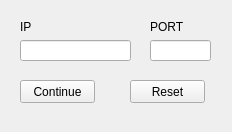
<?xml version="1.0" encoding="UTF-8"?>
<ui version="4.0">
 <class>Dialog</class>
 <widget class="QMainWindow" name="Dialog">
  <property name="geometry">
   <rect>
    <x>0</x>
    <y>0</y>
    <width>232</width>
    <height>132</height>
   </rect>
  </property>
  <property name="minimumSize">
   <size>
    <width>232</width>
    <height>132</height>
   </size>
  </property>
  <property name="maximumSize">
   <size>
    <width>232</width>
    <height>132</height>
   </size>
  </property>
  <property name="windowTitle">
   <string>IP Config</string>
  </property>
  <widget class="QWidget" name="centralwidget">
   <widget class="QLabel" name="PORT">
    <property name="geometry">
     <rect>
      <x>150</x>
      <y>20</y>
      <width>47</width>
      <height>13</height>
     </rect>
    </property>
    <property name="text">
     <string>PORT</string>
    </property>
   </widget>
   <widget class="QLabel" name="IP">
    <property name="geometry">
     <rect>
      <x>20</x>
      <y>20</y>
      <width>47</width>
      <height>13</height>
     </rect>
    </property>
    <property name="text">
     <string>IP</string>
    </property>
   </widget>
   <widget class="QLineEdit" name="portinput">
    <property name="geometry">
     <rect>
      <x>150</x>
      <y>40</y>
      <width>61</width>
      <height>21</height>
     </rect>
    </property>
   </widget>
   <widget class="QPushButton" name="continue_ip">
    <property name="geometry">
     <rect>
      <x>20</x>
      <y>80</y>
      <width>75</width>
      <height>23</height>
     </rect>
    </property>
    <property name="text">
     <string>Continue</string>
    </property>
   </widget>
   <widget class="QLineEdit" name="ipinput">
    <property name="geometry">
     <rect>
      <x>20</x>
      <y>40</y>
      <width>111</width>
      <height>21</height>
     </rect>
    </property>
   </widget>
   <widget class="QPushButton" name="default_ip">
    <property name="geometry">
     <rect>
      <x>130</x>
      <y>80</y>
      <width>75</width>
      <height>23</height>
     </rect>
    </property>
    <property name="text">
     <string>Reset</string>
    </property>
   </widget>
  </widget>
 </widget>
 <resources>
  <include location="../window/Pictures/logo.qrc"/>
 </resources>
 <connections/>
</ui>
